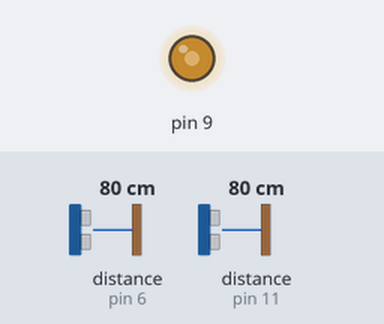
Bench run of a sketch on a simulated Arduino Uno, built with avr-gcc and run on an emulated ATmega328P. On the bench: output pins drawn as LEDs (lit = HIGH). Wiring (inferred from the names in the program): 2 × ultrasonic range finder: trigger pin 5, echo pin 6 / trigger pin 10, echo pin 11. The test bench sets the inputs (shaded band); at power-on: distance to the obstacle (sensors on pin 11, pin 6) 80 cm. The echo pulse lasts 58.3 µs per cm; pins used as bus, display or sensor lines are not drawn; what the sketch prints to the serial monitor is not drawn.

Above: at 1.7 s.
1.8 s: distance to the obstacle (sensor on pin 11) set to 22 cm
3.3 s: distance to the obstacle (sensor on pin 11) set to 19 cm
Timing chart, 0 to 4.5 s (numbered marks = the images above; inputs shaded):
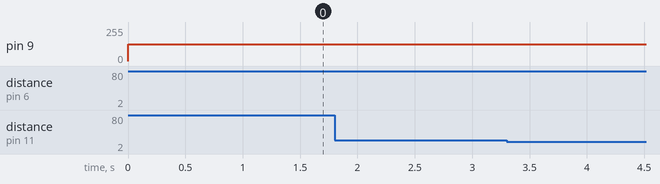

The sketch:

effect_rotator_conditional.ino
```cpp
/*
 * Effect Rotator - Ultra Minimal Conditional Compilation
 * ONLY ONE EFFECT COMPILES AT A TIME - MINIMUM MEMORY USAGE
 *
 * To switch effects, uncomment the desired effect and recompile/upload:
 */

// UNCOMMENT EXACTLY ONE OF THESE:
#define EFFECT_DJ_SCRATCH           // 159KB PROGMEM audio
// #define EFFECT_MUSICAL_THEREMIN  // Mozzi synthesis
// #define EFFECT_ALIEN_SOUND       // Spacey FM synthesis
// #define EFFECT_ROBOTS_TALKING    // Robotic square waves

// Minimal sensor reading function (no NewPing library)
float readSensor(int trigPin, int echoPin) {
  digitalWrite(trigPin, LOW);
  delayMicroseconds(2);
  digitalWrite(trigPin, HIGH);
  delayMicroseconds(10);
  digitalWrite(trigPin, LOW);

  unsigned long duration = pulseIn(echoPin, HIGH, 30000UL);
  if (duration == 0) return 0.5;
  return duration * 0.034 / 2.0;
}

// Sensor pins
const int trigPin1 = 10, echoPin1 = 11;
const int trigPin2 = 5, echoPin2 = 6;
const float MIN_RANGE = 1.0, MAX_RANGE = 20.0;

// ==================== EFFECT 1: DJ SCRATCH ====================
#ifdef EFFECT_DJ_SCRATCH
#include <avr/pgmspace.h>
#include "audio_data.h"

volatile int32_t sampleIndex = 0;
volatile uint8_t sampleCounter = 0;
volatile uint8_t playState = 0;
volatile uint8_t playbackSpeed = 5;
volatile int8_t scratchSpeed = 1;
volatile bool isScratchMode = false;

void setupEffect() {
  pinMode(9, OUTPUT);
  pinMode(trigPin1, OUTPUT); pinMode(echoPin1, INPUT);
  pinMode(trigPin2, OUTPUT); pinMode(echoPin2, INPUT);

  TCCR1A = _BV(COM1A1) | _BV(WGM11);
  TCCR1B = _BV(WGM13) | _BV(CS10);
  ICR1 = 399;
  OCR1A = ICR1 / 2;
  TIMSK1 = _BV(OCIE1A);
  Serial.println(F("DJ"));
}

ISR(TIMER1_COMPA_vect) {
  sampleCounter++;
  if (sampleCounter >= (isScratchMode ? 2 : playbackSpeed)) {
    sampleCounter = 0;
    if (playState == 1) {
      if (sampleIndex < 0) sampleIndex = 0;
      if (sampleIndex >= AUDIO_SAMPLE_COUNT) sampleIndex = 0;

      uint8_t sample = pgm_read_byte(&audioData[sampleIndex]);
      int16_t amp = ((int16_t)sample - 128) * 4;
      amp = constrain(amp, -128, 127);
      OCR1A = ((uint32_t)(amp + 128) * ICR1) / 255;

      if (isScratchMode) {
        sampleIndex += scratchSpeed;
        if (sampleIndex < 0) sampleIndex = AUDIO_SAMPLE_COUNT - 1;
        if (sampleIndex >= AUDIO_SAMPLE_COUNT) sampleIndex = 0;
      } else {
        sampleIndex++;
        if (sampleIndex >= AUDIO_SAMPLE_COUNT) sampleIndex = 0;
      }
    } else {
      OCR1A = ICR1 / 2;
    }
  }
}

void updateEffect(float d1, float d2, bool leftHand, bool rightHand) {
  if (leftHand && playState == 0) {
    playState = 1;
    sampleIndex = 0;
    Serial.println(F("PLAY"));
  } else if (!leftHand && playState == 1) {
    playState = 0;
    Serial.println(F("STOP"));
  }

  static bool prevRightHand = false;
  static unsigned long lastTransition = 0;
  static uint8_t transitionCount = 0;
  static int8_t scratchDirection = 1;

  if (rightHand != prevRightHand) {
    lastTransition = millis();
    transitionCount++;
    scratchDirection = -scratchDirection;
  }

  if (millis() - lastTransition > 500) transitionCount = 0;

  if (rightHand && transitionCount >= 2 && (millis() - lastTransition) < 300) {
    isScratchMode = true;
    scratchSpeed = scratchDirection * 3;
    Serial.println(F("SCRATCH"));
  } else if (!rightHand) {
    isScratchMode = false;
    scratchSpeed = 1;
    playbackSpeed = 5;
  }

  prevRightHand = rightHand;
}

// ==================== EFFECT 2: MUSICAL THEREMIN ====================
#elif defined(EFFECT_MUSICAL_THEREMIN)
#include <MozziGuts.h>
#include <Oscil.h>
#include <tables/triangle_valve_2048_int8.h>

#define CONTROL_RATE 128
Oscil <TRIANGLE_VALVE_2048_NUM_CELLS, AUDIO_RATE> osc(TRIANGLE_VALVE_2048_DATA);
int audioVolume = 0;

void setupEffect() {
  pinMode(trigPin1, OUTPUT); pinMode(echoPin1, INPUT);
  pinMode(trigPin2, OUTPUT); pinMode(echoPin2, INPUT);

  startMozzi(CONTROL_RATE);
  osc.setFreq(220);
  Serial.println(F("Theremin"));
}

void updateControl() { }

int updateAudio() {
  return (osc.next() * audioVolume) >> 8;
}

void updateEffect(float d1, float d2, bool leftHand, bool rightHand) {
  if (leftHand || rightHand) {
    float avgDistance = (d1 + d2) / 2.0;
    if (avgDistance >= MIN_RANGE && avgDistance <= MAX_RANGE) {
      float ratio = (avgDistance - MIN_RANGE) / (MAX_RANGE - MIN_RANGE);
      int freq = 220 + (880 - 220) * (1.0 - ratio);
      osc.setFreq(freq);
      audioVolume = 200;
      Serial.println(freq);
    }
  } else {
    audioVolume = 0;
  }
}

// ==================== EFFECT 3: ALIEN SOUND ====================
#elif defined(EFFECT_ALIEN_SOUND)
uint16_t alienPhase = 0;
uint16_t alienMod = 0;
bool alienActive = false;

void setupEffect() {
  pinMode(9, OUTPUT);
  pinMode(trigPin1, OUTPUT); pinMode(echoPin1, INPUT);
  pinMode(trigPin2, OUTPUT); pinMode(echoPin2, INPUT);

  TCCR1A = _BV(COM1A1) | _BV(WGM11);
  TCCR1B = _BV(WGM13) | _BV(CS10);
  ICR1 = 399;
  OCR1A = ICR1 / 2;
  TIMSK1 = _BV(OCIE1A);
  Serial.println(F("Alien"));
}

ISR(TIMER1_COMPA_vect) {
  if (alienActive) {
    alienPhase += 200;
    alienMod += 50;

    uint8_t modulator = (alienMod >> 8) & 0xFF;
    uint8_t carrier = ((alienPhase + (modulator * 4)) >> 8) & 0xFF;

    int16_t amp = (carrier > 128) ? 100 : -100;
    OCR1A = ((uint32_t)(amp + 128) * ICR1) / 255;
  } else {
    OCR1A = ICR1 / 2;
  }
}

void updateEffect(float d1, float d2, bool leftHand, bool rightHand) {
  alienActive = (leftHand || rightHand);
  if (alienActive) Serial.println(F("Alien"));
}

// ==================== EFFECT 4: ROBOTS TALKING ====================
#elif defined(EFFECT_ROBOTS_TALKING)
uint16_t robotPhase = 0;
uint8_t robotPattern = 0;
bool robotActive = false;

void setupEffect() {
  pinMode(9, OUTPUT);
  pinMode(trigPin1, OUTPUT); pinMode(echoPin1, INPUT);
  pinMode(trigPin2, OUTPUT); pinMode(echoPin2, INPUT);

  TCCR1A = _BV(COM1A1) | _BV(WGM11);
  TCCR1B = _BV(WGM13) | _BV(CS10);
  ICR1 = 399;
  OCR1A = ICR1 / 2;
  TIMSK1 = _BV(OCIE1A);
  Serial.println(F("Robot"));
}

ISR(TIMER1_COMPA_vect) {
  if (robotActive) {
    robotPhase += 150;
    if ((robotPhase & 0x1000) == 0) robotPattern++;

    uint8_t wave = robotPhase >> 8;
    int16_t amp = 0;

    if (robotPattern & 1) {
      amp = (wave & 0x80) ? 120 : -120;
    } else {
      amp = (wave & 0x40) ? 80 : -80;
    }

    OCR1A = ((uint32_t)(amp + 128) * ICR1) / 255;
  } else {
    OCR1A = ICR1 / 2;
  }
}

void updateEffect(float d1, float d2, bool leftHand, bool rightHand) {
  robotActive = (leftHand || rightHand);
  if (robotActive) Serial.println(F("Robot"));
}

#endif

// ==================== MINIMAL SETUP AND LOOP ====================
void setup() {
  Serial.begin(9600);
  setupEffect();
  delay(500);
}

void loop() {
  float d1 = readSensor(trigPin1, echoPin1);
  float d2 = readSensor(trigPin2, echoPin2);

  bool leftHand = (d1 >= MIN_RANGE && d1 <= MAX_RANGE);
  bool rightHand = (d2 >= MIN_RANGE && d2 <= MAX_RANGE);

  updateEffect(d1, d2, leftHand, rightHand);

#ifdef EFFECT_MUSICAL_THEREMIN
  audioHook();
#endif

  delay(30);
} 
```

Source omitted: audio_data.h (data table, 161419 bytes)
